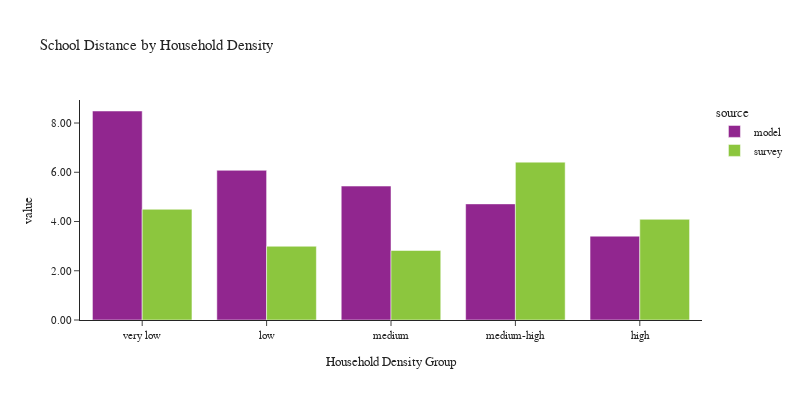

Write notebook code for a chart like this one.
### Code cell
plot_school_location(df_students, 'hh_density_group', 'Household Density', 'Household Density Group')

### Figure 1 — Plotly figure (JSON) as saved in the notebook; plotly's stock layout.template omitted (floating-point values rounded to 4 significant figures)
{"data": [{"alignmentgroup": "True", "customdata": [[169292], [184956], [337410], [278499], [235711]], "hovertemplate": "source=model<br>hh_density_group=%{x}<br>value=%{y}<br>sample count=%{customdata[0]}<extra></extra>", "legendgroup": "model", "marker": {"color": "#91268F", "pattern": {"shape": ""}}, "name": "model", "offsetgroup": "model", "orientation": "v", "showlegend": true, "textposition": "auto", "type": "bar", "x": ["very low", "low", "medium", "medium-high", "high"], "xaxis": "x", "y": [8.488, 6.079, 5.439, 4.716, 3.405], "yaxis": "y"}, {"alignmentgroup": "True", "customdata": [[242], [167], [263], [154], [71]], "hovertemplate": "source=survey<br>hh_density_group=%{x}<br>value=%{y}<br>sample count=%{customdata[0]}<extra></extra>", "legendgroup": "survey", "marker": {"color": "#8CC63E", "pattern": {"shape": ""}}, "name": "survey", "offsetgroup": "survey", "orientation": "v", "showlegend": true, "textposition": "auto", "type": "bar", "x": ["very low", "low", "medium", "medium-high", "high"], "xaxis": "x", "y": [4.496, 2.995, 2.823, 6.411, 4.089], "yaxis": "y"}], "layout": {"barmode": "group", "font": {"size": 11}, "height": 400, "legend": {"title": {"text": "source"}, "tracegroupgap": 0}, "title": {"text": "School Distance by Household Density"}, "width": 800, "xaxis": {"anchor": "y", "domain": [0.0, 1.0], "title": {"text": "Household Density Group"}}, "yaxis": {"anchor": "x", "domain": [0.0, 1.0], "tickformat": ".2f", "title": {"text": "value"}}}}
